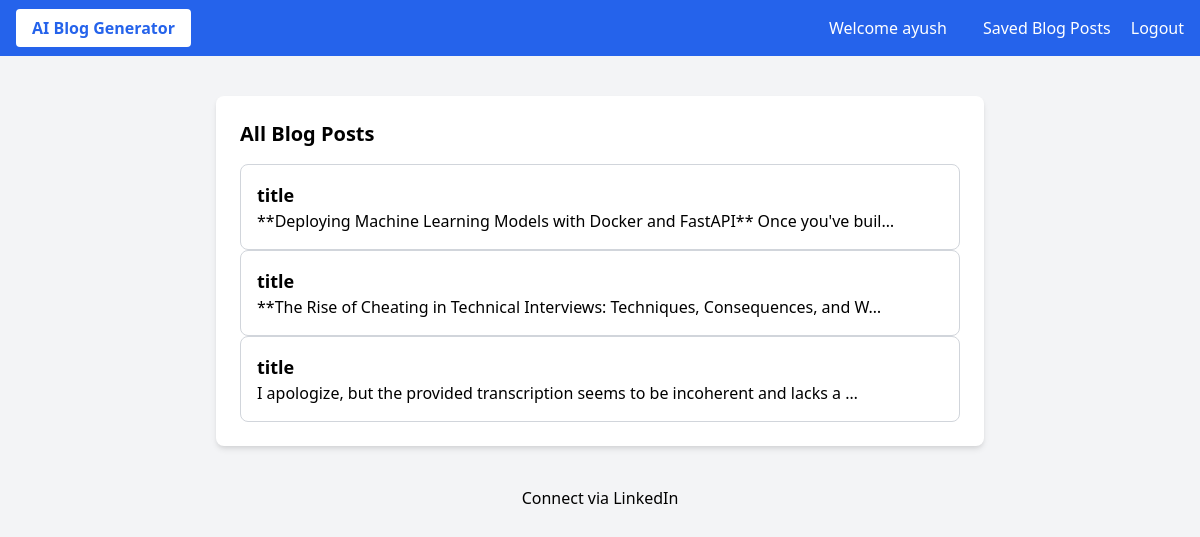
The page /blog-list (signed in) on the database its author committed.
### blog_generator/models.py (models this page shows, shortened)
class BlogPost(models.Model):
    user = models.ForeignKey(User, on_delete=models.CASCADE)
    youtube_title = models.CharField(max_length=300)
    youtube_link = models.URLField()
    generated_content = models.TextField()
    created_at = models.DateTimeField(auto_now_add=True)

### blog_generator/views.py (the view)
# urls.py: path('blog-list', views.blog_list, name='blog-list'),
def blog_list(request):
    blog_articles = BlogPost.objects.filter(user=request.user)
    return render(request, "all-blogs.html", {'blog_articles': blog_articles})

### templates/all-blogs.html (shortened to what this page needs)
<!DOCTYPE html>
<html lang="en">
<head>
    <link href="https://cdn.jsdelivr.net/npm/tailwindcss@2.2.19/dist/tailwind.min.css" rel="stylesheet">
</head>
<body class="bg-gray-100 font-sans antialiased">
    <nav class="bg-blue-600 p-4 text-white flex justify-between items-center">
        <div>
            <a href="/" class="bg-white text-blue-600 font-bold py-2 px-4 rounded hover:bg-blue-500 hover:text-white">
                AI Blog Generator
            </a>
        </div>
        <div>
            <a href="#" class="text-white hover:underline mx-4">Welcome {{ user.username }}</a>
            <a href="/blog-list" class="text-white hover:underline mx-4">Saved Blog Posts</a>
            <a href="#" class="text-white hover:underline">Logout</a>
        </div>
    </nav>
    <div class="container mx-auto mt-10 px-4 sm:px-0">
        <div class="max-w-3xl mx-auto bg-white p-6 rounded-lg shadow-md">
            <section>
                <h2 class="text-xl mb-4 font-semibold">All Blog Posts</h2>
                <div class="space-y-4">
                    {% for article in blog_articles reversed %}
                    <a href="blog-details/{{article.id}}">
                        <div class="border border-gray-300 p-4 rounded-lg">
                            <h3 class="text-lg font-semibold">{{article.youtube_title}}</h3>
                            <p>{{article.generated_content|truncatechars:80}}</p>
                        </div>
                    </a>
                    {% endfor %}
                </div>
            </section>
        </div>
    </div>
    <footer class="text-center p-4 text-black mt-6">
        Connect via <a href="https://www.linkedin.com/in/pratyakshs10/">LinkedIn</a>
    </footer>
</body>
</html>

### rows shown on the page
BlogPost: youtube_title "title", generated_content "**Deploying Machine Learning Models with Docker and FastAPI** Once you've buil…"
BlogPost: youtube_title "title", generated_content "**The Rise of Cheating in Technical Interviews: Techniques, Consequences, and W…"
BlogPost: youtube_title "title", generated_content "I apologize, but the provided transcription seems to be incoherent and lacks a …"

### other values the page prints
{{ user.username }} "ayush"
